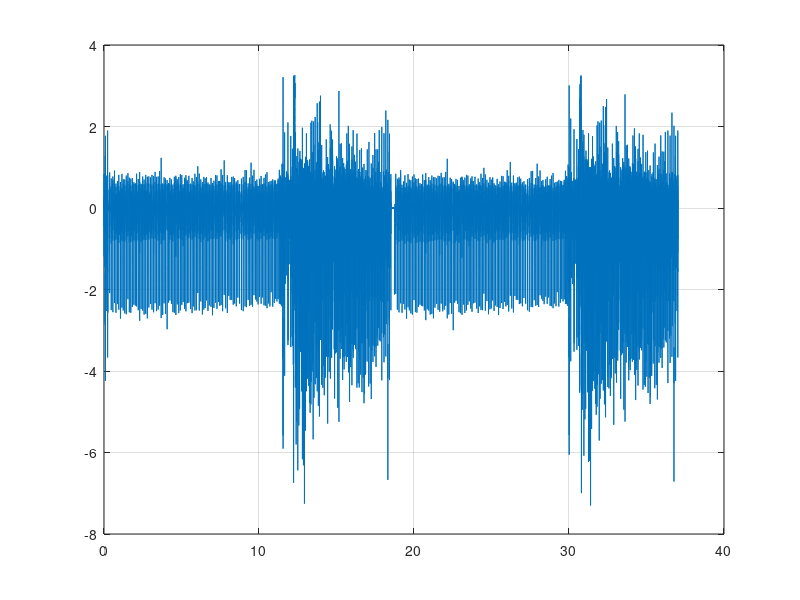
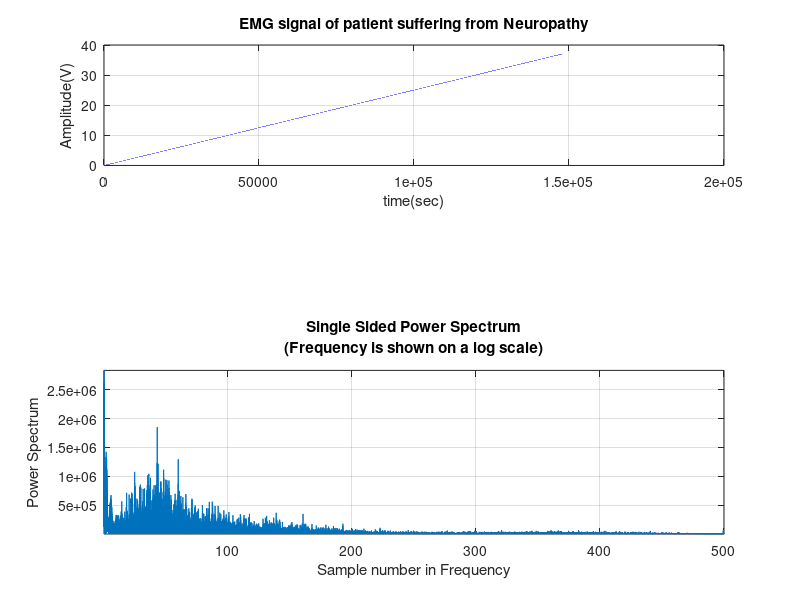
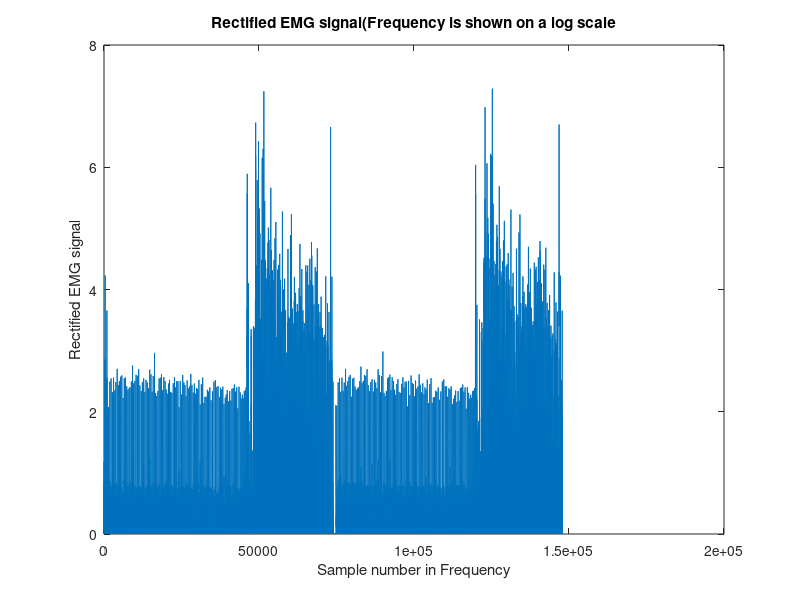
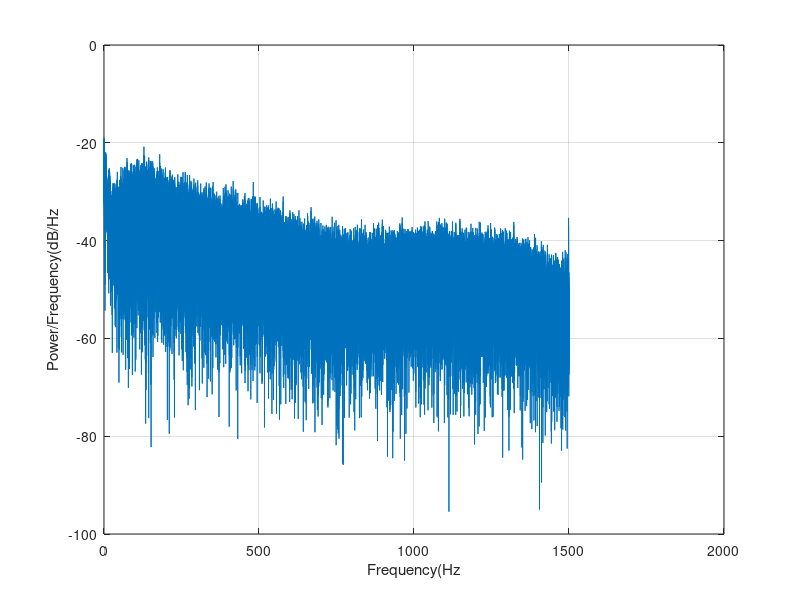

The MATLAB script that drew these images, in order:
clc;
close all;
clear all;
emg=load('emg_neuropathy.txt');
figure(1);
plot(emg(:,1), emg(:,2));
grid
EMGSIG=load('emg_neuropathy.txt');
t=EMGSIG(:,1);
y1=EMGSIG(:,2);
N=length(y1);
ls=size(y1);
f=1/N;
fs=3000;
T=1/fs;
t1=(0:N-1)*T;
Nyquist=fs/2;
figure; subplot(3,1,1),plot(t);
title('EMG signal of patient suffering from Neuropathy');
xlabel('time(sec)');
ylabel('Amplitude(V)');
grid on;
Y=abs(fft(y1));
Y(1)=[];
power=abs(Y(1:N/2)).^2;
nyquist=1/(2*0.001);
freq=(1:N/2)/(N/2)*nyquist;
subplot(2,1,2),plot(freq,power),grid on
xlabel("Sample number in Frequency");
ylabel('Power Spectrum');
title({'Single Sided Power Spectrum' '(Frequency is shown on a log scale)'});
axis tight
rms_y1=sqrt(mean(y1.^2));
msgbox(strcat('RMS of EMG signal is=', mat2str(rms_y1), ''));
rms_emg=rms(y1);
arv_y1=abs(mean(y1));
msgbox(strcat('ARV of EMG signal=', mat2str(arv_y1), ''));
y2=detrend(y1);
figure;
rec_y=abs(y2);
plot(rec_y);
xlabel('Sample number in Frequency');
ylabel('Rectified EMG signal');
title({'Rectified EMG signal(Frequency is shown on a log scale'});
figure; xdft=fft(y1);
xdft=xdft(1:N/2+1);
psdx=(1/(fs*N))*abs(xdft).^2; psdx(2:end-1)=2*psdx(2:end-1);
freq=0:fs/length(y1):fs/2;
plot(freq,10*log10(psdx))
grid on title('Power spectrum FFT')
xlabel('Frequency(Hz');
ylabel('Power/Frequency(dB/Hz');
NFFT=2^nextpow2(N);
Y=fft(y1,NFFT)/N;
f=(fs/2*linspace(0,1,NFFT/2+1));
amp=(2*abs(Y(1:NFFT/2+1)));
figure;
plot(f,amp);
title('plot single sided amplitude spectrum of the EMG signal');
xlabel('frequency(Hz');
ylabel('|y(f)|');